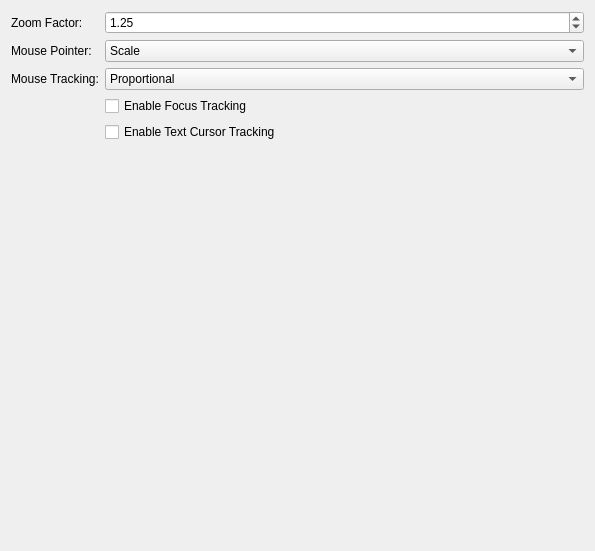
<?xml version="1.0" encoding="UTF-8"?>
<ui version="4.0">
 <class>KWin::ZoomEffectConfigForm</class>
 <widget class="QWidget" name="KWin::ZoomEffectConfigForm">
  <property name="geometry">
   <rect>
    <x>0</x>
    <y>0</y>
    <width>595</width>
    <height>551</height>
   </rect>
  </property>
  <layout class="QVBoxLayout" name="verticalLayout_2">
   <item>
    <layout class="QFormLayout" name="formLayout">
     <property name="formAlignment">
      <set>Qt::AlignHCenter|Qt::AlignTop</set>
     </property>
     <item row="0" column="0">
      <widget class="QLabel" name="label">
       <property name="whatsThis">
        <string>On zoom-in and zoom-out change the zoom by the defined zoom-factor.</string>
       </property>
       <property name="text">
        <string>Zoom Factor:</string>
       </property>
       <property name="buddy">
        <cstring>kcfg_ZoomFactor</cstring>
       </property>
      </widget>
     </item>
     <item row="0" column="1">
      <widget class="QDoubleSpinBox" name="kcfg_ZoomFactor">
       <property name="whatsThis">
        <string>On zoom-in and zoom-out change the zoom by the defined zoom-factor.</string>
       </property>
       <property name="suffix">
        <string/>
       </property>
       <property name="decimals">
        <number>2</number>
       </property>
       <property name="maximum">
        <double>9999.000000000000000</double>
       </property>
       <property name="singleStep">
        <double>0.050000000000000</double>
       </property>
       <property name="value">
        <double>1.250000000000000</double>
       </property>
      </widget>
     </item>
     <item row="1" column="0">
      <widget class="QLabel" name="label_2">
       <property name="text">
        <string>Mouse Pointer:</string>
       </property>
       <property name="buddy">
        <cstring>kcfg_MousePointer</cstring>
       </property>
      </widget>
     </item>
     <item row="1" column="1">
      <widget class="QComboBox" name="kcfg_MousePointer">
       <property name="whatsThis">
        <string>Visibility of the mouse-pointer.</string>
       </property>
       <item>
        <property name="text">
         <string>Scale</string>
        </property>
       </item>
       <item>
        <property name="text">
         <string>Keep</string>
        </property>
       </item>
       <item>
        <property name="text">
         <string>Hide</string>
        </property>
       </item>
      </widget>
     </item>
     <item row="2" column="0">
      <widget class="QLabel" name="label_3">
       <property name="text">
        <string>Mouse Tracking:</string>
       </property>
       <property name="buddy">
        <cstring>kcfg_MouseTracking</cstring>
       </property>
      </widget>
     </item>
     <item row="2" column="1">
      <widget class="QComboBox" name="kcfg_MouseTracking">
       <property name="whatsThis">
        <string>Track moving of the mouse.</string>
       </property>
       <item>
        <property name="text">
         <string>Proportional</string>
        </property>
       </item>
       <item>
        <property name="text">
         <string>Centered</string>
        </property>
       </item>
       <item>
        <property name="text">
         <string>Push</string>
        </property>
       </item>
       <item>
        <property name="text">
         <string>Disabled</string>
        </property>
       </item>
      </widget>
     </item>
     <item row="3" column="1">
      <widget class="QCheckBox" name="kcfg_EnableFocusTracking">
       <property name="toolTip">
        <string/>
       </property>
       <property name="whatsThis">
        <string>Enable tracking of the focused location. This needs QAccessible to be enabled per application (&quot;export QT_LINUX_ACCESSIBILITY_ALWAYS_ON=1&quot;).</string>
       </property>
       <property name="text">
        <string>Enable Focus Tracking</string>
       </property>
      </widget>
     </item>
     <item row="4" column="1">
      <widget class="QCheckBox" name="kcfg_EnableTextCaretTracking">
       <property name="whatsThis">
        <string>Enable tracking of the text cursor. This needs QAccessible to be enabled per application (&quot;export QT_LINUX_ACCESSIBILITY_ALWAYS_ON=1&quot;).</string>
       </property>
       <property name="text">
        <string>Enable Text Cursor Tracking</string>
       </property>
      </widget>
     </item>
    </layout>
   </item>
   <item>
    <widget class="KShortcutsEditor" name="editor">
     <property name="sizePolicy">
      <sizepolicy hsizetype="Preferred" vsizetype="Expanding">
       <horstretch>0</horstretch>
       <verstretch>0</verstretch>
      </sizepolicy>
     </property>
     <property name="actionTypes">
       <enum>KShortcutsEditor::GlobalAction</enum>
     </property>
    </widget>
   </item>
  </layout>
 </widget>
 <customwidgets>
  <customwidget>
   <class>KShortcutsEditor</class>
   <extends>QWidget</extends>
   <header>kshortcutseditor.h</header>
   <container>1</container>
  </customwidget>
 </customwidgets>
 <resources/>
 <connections/>
</ui>
